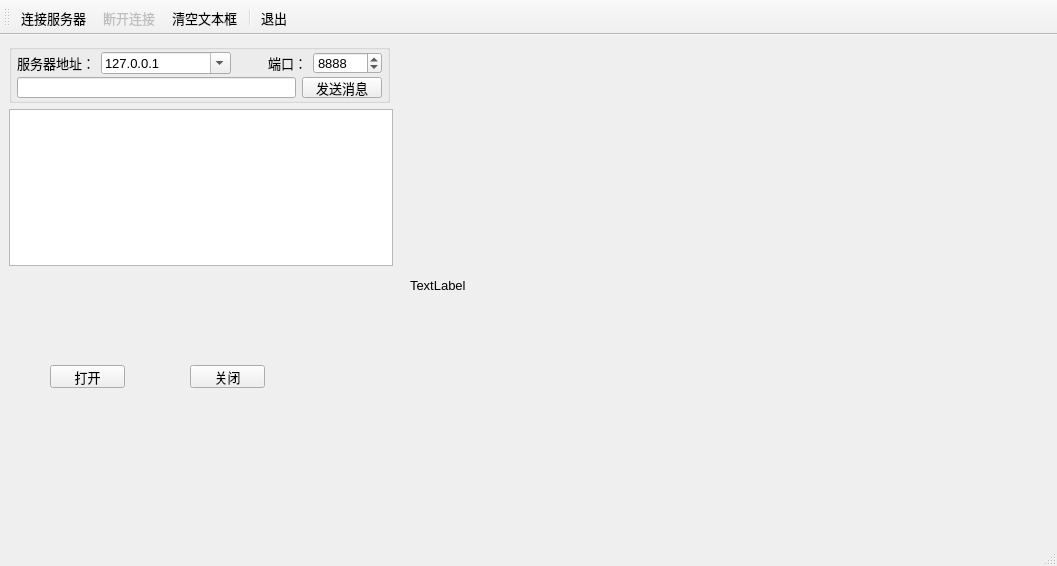
<?xml version="1.0" encoding="UTF-8"?>
<ui version="4.0">
 <class>TCPClient</class>
 <widget class="QMainWindow" name="TCPClient">
  <property name="geometry">
   <rect>
    <x>0</x>
    <y>0</y>
    <width>1057</width>
    <height>566</height>
   </rect>
  </property>
  <property name="font">
   <font>
    <pointsize>10</pointsize>
   </font>
  </property>
  <property name="windowTitle">
   <string>TCP Client</string>
  </property>
  <widget class="QWidget" name="centralWidget">
   <widget class="QGroupBox" name="groupBox">
    <property name="geometry">
     <rect>
      <x>9</x>
      <y>9</y>
      <width>381</width>
      <height>59</height>
     </rect>
    </property>
    <property name="title">
     <string/>
    </property>
    <layout class="QVBoxLayout" name="verticalLayout">
     <property name="spacing">
      <number>3</number>
     </property>
     <property name="leftMargin">
      <number>5</number>
     </property>
     <property name="topMargin">
      <number>2</number>
     </property>
     <property name="rightMargin">
      <number>5</number>
     </property>
     <property name="bottomMargin">
      <number>2</number>
     </property>
     <item>
      <layout class="QHBoxLayout" name="horizontalLayout_2">
       <item>
        <widget class="QLabel" name="label">
         <property name="text">
          <string>服务器地址：</string>
         </property>
        </widget>
       </item>
       <item>
        <widget class="QComboBox" name="comboServer">
         <property name="minimumSize">
          <size>
           <width>130</width>
           <height>0</height>
          </size>
         </property>
         <property name="editable">
          <bool>true</bool>
         </property>
         <item>
          <property name="text">
           <string>127.0.0.1</string>
          </property>
         </item>
         <item>
          <property name="text">
           <string>localHost</string>
          </property>
         </item>
        </widget>
       </item>
       <item>
        <widget class="QLabel" name="label_2">
         <property name="text">
          <string>端口：</string>
         </property>
         <property name="alignment">
          <set>Qt::AlignRight|Qt::AlignTrailing|Qt::AlignVCenter</set>
         </property>
        </widget>
       </item>
       <item>
        <widget class="QSpinBox" name="spinPort">
         <property name="minimumSize">
          <size>
           <width>0</width>
           <height>0</height>
          </size>
         </property>
         <property name="minimum">
          <number>1</number>
         </property>
         <property name="maximum">
          <number>65535</number>
         </property>
         <property name="value">
          <number>8888</number>
         </property>
        </widget>
       </item>
      </layout>
     </item>
     <item>
      <layout class="QHBoxLayout" name="horizontalLayout">
       <item>
        <widget class="QLineEdit" name="editMsg"/>
       </item>
       <item>
        <widget class="QPushButton" name="btnSend">
         <property name="text">
          <string>发送消息</string>
         </property>
        </widget>
       </item>
      </layout>
     </item>
    </layout>
   </widget>
   <widget class="QPlainTextEdit" name="textEdit">
    <property name="geometry">
     <rect>
      <x>9</x>
      <y>74</y>
      <width>384</width>
      <height>157</height>
     </rect>
    </property>
   </widget>
   <widget class="QLabel" name="label_video">
    <property name="geometry">
     <rect>
      <x>410</x>
      <y>10</y>
      <width>640</width>
      <height>480</height>
     </rect>
    </property>
    <property name="text">
     <string>TextLabel</string>
    </property>
   </widget>
   <widget class="QPushButton" name="pushButton">
    <property name="geometry">
     <rect>
      <x>50</x>
      <y>330</y>
      <width>75</width>
      <height>23</height>
     </rect>
    </property>
    <property name="text">
     <string>打开</string>
    </property>
   </widget>
   <widget class="QPushButton" name="pushButton_2">
    <property name="geometry">
     <rect>
      <x>190</x>
      <y>330</y>
      <width>75</width>
      <height>23</height>
     </rect>
    </property>
    <property name="text">
     <string>关闭</string>
    </property>
   </widget>
  </widget>
  <widget class="QToolBar" name="mainToolBar">
   <property name="toolButtonStyle">
    <enum>Qt::ToolButtonTextUnderIcon</enum>
   </property>
   <attribute name="toolBarArea">
    <enum>TopToolBarArea</enum>
   </attribute>
   <attribute name="toolBarBreak">
    <bool>false</bool>
   </attribute>
   <addaction name="actConnect"/>
   <addaction name="actDisconnect"/>
   <addaction name="actClear"/>
   <addaction name="separator"/>
   <addaction name="actQuit"/>
  </widget>
  <widget class="QStatusBar" name="statusBar"/>
  <action name="actConnect">
   <property name="icon">
    <iconset resource="tcpclient.qrc">
     <normaloff>:/images/images/051.JPG</normaloff>:/images/images/051.JPG</iconset>
   </property>
   <property name="text">
    <string>连接服务器</string>
   </property>
   <property name="toolTip">
    <string>连接到TCP服务器</string>
   </property>
  </action>
  <action name="actDisconnect">
   <property name="enabled">
    <bool>false</bool>
   </property>
   <property name="icon">
    <iconset resource="tcpclient.qrc">
     <normaloff>:/images/images/075.JPG</normaloff>:/images/images/075.JPG</iconset>
   </property>
   <property name="text">
    <string>断开连接</string>
   </property>
   <property name="toolTip">
    <string>断开TCP连接</string>
   </property>
  </action>
  <action name="actQuit">
   <property name="icon">
    <iconset resource="tcpclient.qrc">
     <normaloff>:/images/images/132.bmp</normaloff>:/images/images/132.bmp</iconset>
   </property>
   <property name="text">
    <string>退出</string>
   </property>
   <property name="toolTip">
    <string>退出本窗口</string>
   </property>
  </action>
  <action name="actClear">
   <property name="icon">
    <iconset resource="tcpclient.qrc">
     <normaloff>:/images/images/212.bmp</normaloff>:/images/images/212.bmp</iconset>
   </property>
   <property name="text">
    <string>清空文本框</string>
   </property>
   <property name="toolTip">
    <string>清空文本框</string>
   </property>
  </action>
 </widget>
 <layoutdefault spacing="6" margin="11"/>
 <resources>
  <include location="tcpclient.qrc"/>
 </resources>
 <connections>
  <connection>
   <sender>actQuit</sender>
   <signal>triggered()</signal>
   <receiver>TCPClient</receiver>
   <slot>close()</slot>
   <hints>
    <hint type="sourcelabel">
     <x>-1</x>
     <y>-1</y>
    </hint>
    <hint type="destinationlabel">
     <x>326</x>
     <y>237</y>
    </hint>
   </hints>
  </connection>
 </connections>
</ui>
